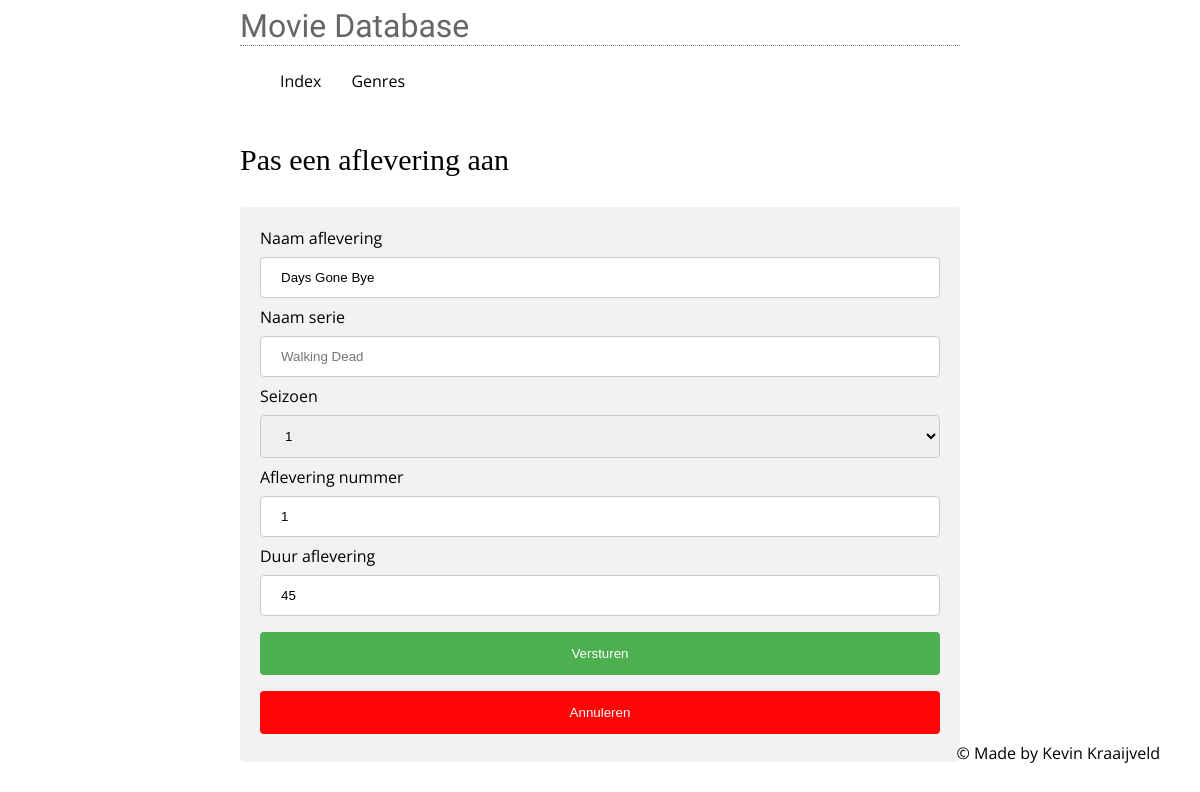
The page /serie/editEpisode/2 on the database as committed earlier.
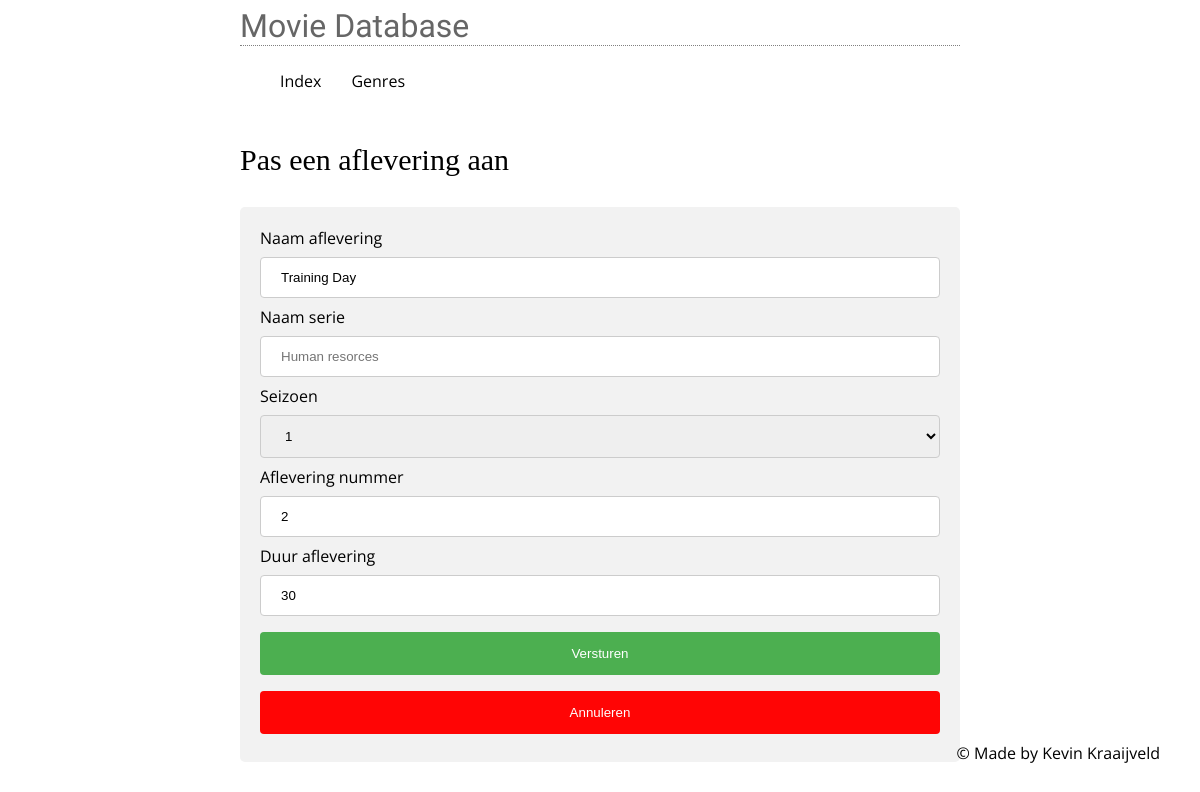
The same page on the database as committed later.
### tables this page shows
CREATE TABLE IF NOT EXISTS `episodes` (
  `episode_id` int(11) NOT NULL,
  `film_id` int(11) NOT NULL,
  `season_id` int(11) NOT NULL,
  `episode_nr` int(11) NOT NULL,
  `episode_name` varchar(255) NOT NULL,
  `episode_duration` int(11) NOT NULL
);

CREATE TABLE IF NOT EXISTS `films` (
  `film_id` int(11) NOT NULL,
  `film_name` varchar(255) NOT NULL,
  `type_id` int(11) NOT NULL,
  `genre_id` int(11) NOT NULL,
  `film_duration` varchar(50) NOT NULL,
  `film_episodes` varchar(50) NOT NULL,
  `film_rating` varchar(1) NOT NULL,
  `film_season` int(2) DEFAULT NULL,
  `film_origin` varchar(50) NOT NULL
);

### core/core.php (called while the page is built, shortened)
<?php
function render($filename, $data = null)
{
	require(ROOT . 'view/templates/header.php');
	require(ROOT . 'view/' . $filename . '.php');
	require(ROOT . 'view/templates/footer.php');
}

### controller/SerieController.php (called while the page is built, shortened)
<?php
require(ROOT . "model/SerieModel.php");
function editEpisode($id){
	render("moviedatabase/series/edit",
		array(
			'thisEpisode' => getOneEpisodes($id)
		)
	);
}

### public/index.php (called while the page is built, shortened)
<?php
require(ROOT . "core/core.php");
route();

### model/SerieModel.php (called while the page is built, shortened)
<?php
function getOneEpisodes($id){
	$db = openDatabaseConnection();
	$sql = "SELECT * FROM `episodes`
					INNER JOIN films on films.film_id = episodes.film_id where episodes.episode_id = :id ";
	$query = $db->prepare($sql);
	$query->bindParam(":id", $id);
	$query->execute();
	return $query->fetchAll();
}

### view/moviedatabase/series/edit.php (the view, shortened to what this page needs)
<h3>Pas een aflevering aan</h3>
<div>
  <form action="<?=URL?>serie/saveChange" method="POST" autocomplete="off">
    <label for="fname">Naam aflevering</label>
    <input type="text" id="episode_name" name="episode_name" minlength="2" maxlength="10" value="<?= $thisEpisode[0]['episode_name']?>" required>
    <label for="fname">Naam serie</label>
    <input type="text" placeholder="<?echo $thisEpisode[0]['film_name'];?>" readonly>
    <label for="fname">Seizoen</label>
    <select name="season_id">
        <?php
        $cursea = $thisEpisode[0]['season_id'];
        $numb = $thisEpisode[0]['film_season'];
        for ($i = 1; $i <= $numb; $i++) : ?>
        <?php if($cursea==$i){?>
          <option value="<?= $i?>" selected>
        <?php }else{ ?>
          <option value="<?= $i?>">
        <?php }?>
            <?= $i?>
          </option>
        <?php endfor; ?>
    </select>
    <label for="fname">Aflevering nummer</label>
    <input type="text" id="episode_nr" name="episode_nr" minlength="2" maxlength="10" value="<?= $thisEpisode[0]['episode_nr']?>" required>
    <label for="fname">Duur aflevering</label>
    <input type="text" id="episode_duration" name="episode_duration" minlength="2" maxlength="10" value="<?= $thisEpisode[0]['episode_duration']?>" required>
    <input type="submit" value="Versturen">
    <input type="button" name="cancel" value="Annuleren" onClick="window.location='/Moviedatabase_MVC/serie/seeSerie/<?= $thisEpisode[0]['film_id']?>';" />
  </form>
</div>

Rows that differ between the two databases and show on the page:
changed episodes: episode_name "Days Gone Bye" → "Training Day"; film.film_name "Walking Dead" → "Human resorces"; episode_nr "1" → "2"; episode_duration "45" → "30"
